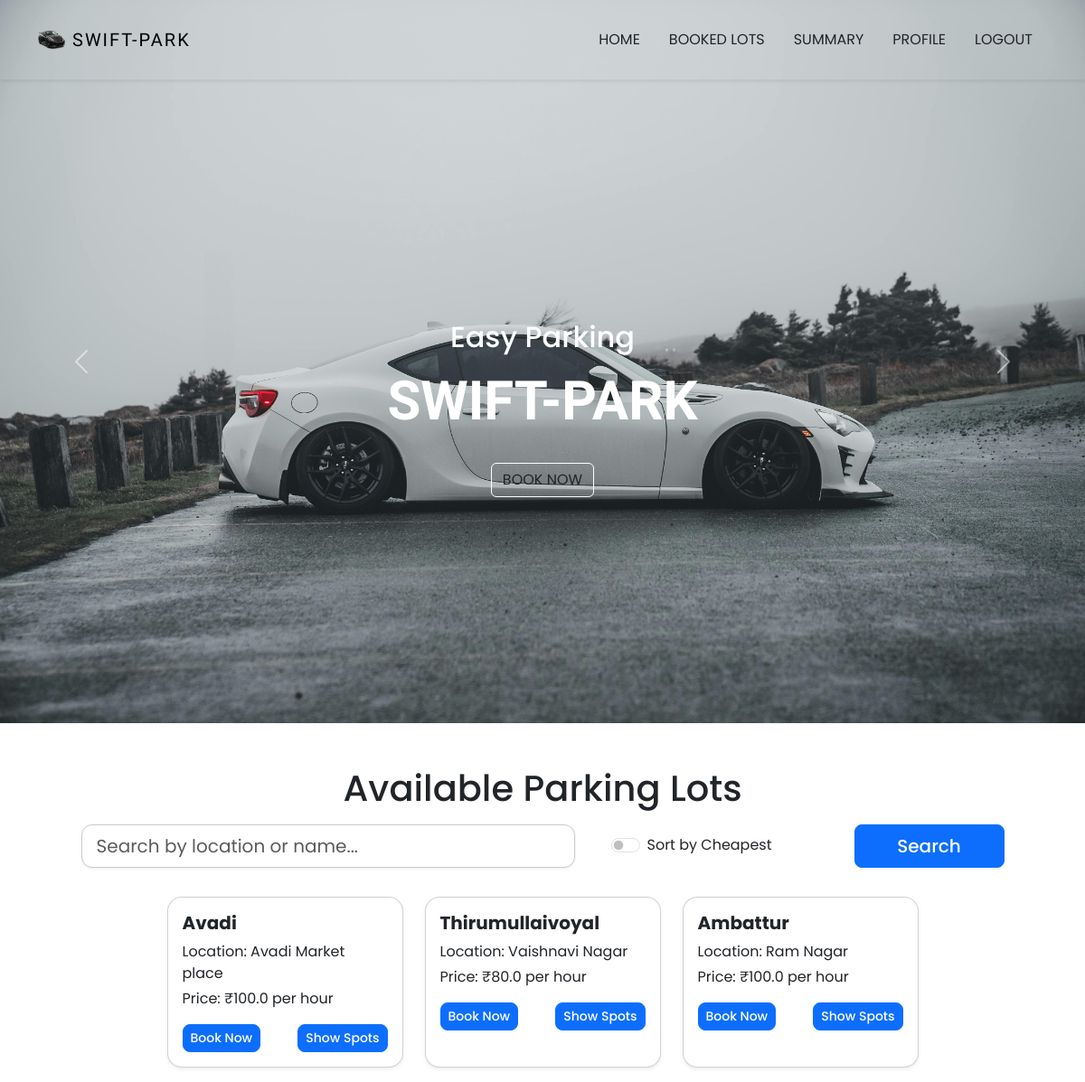
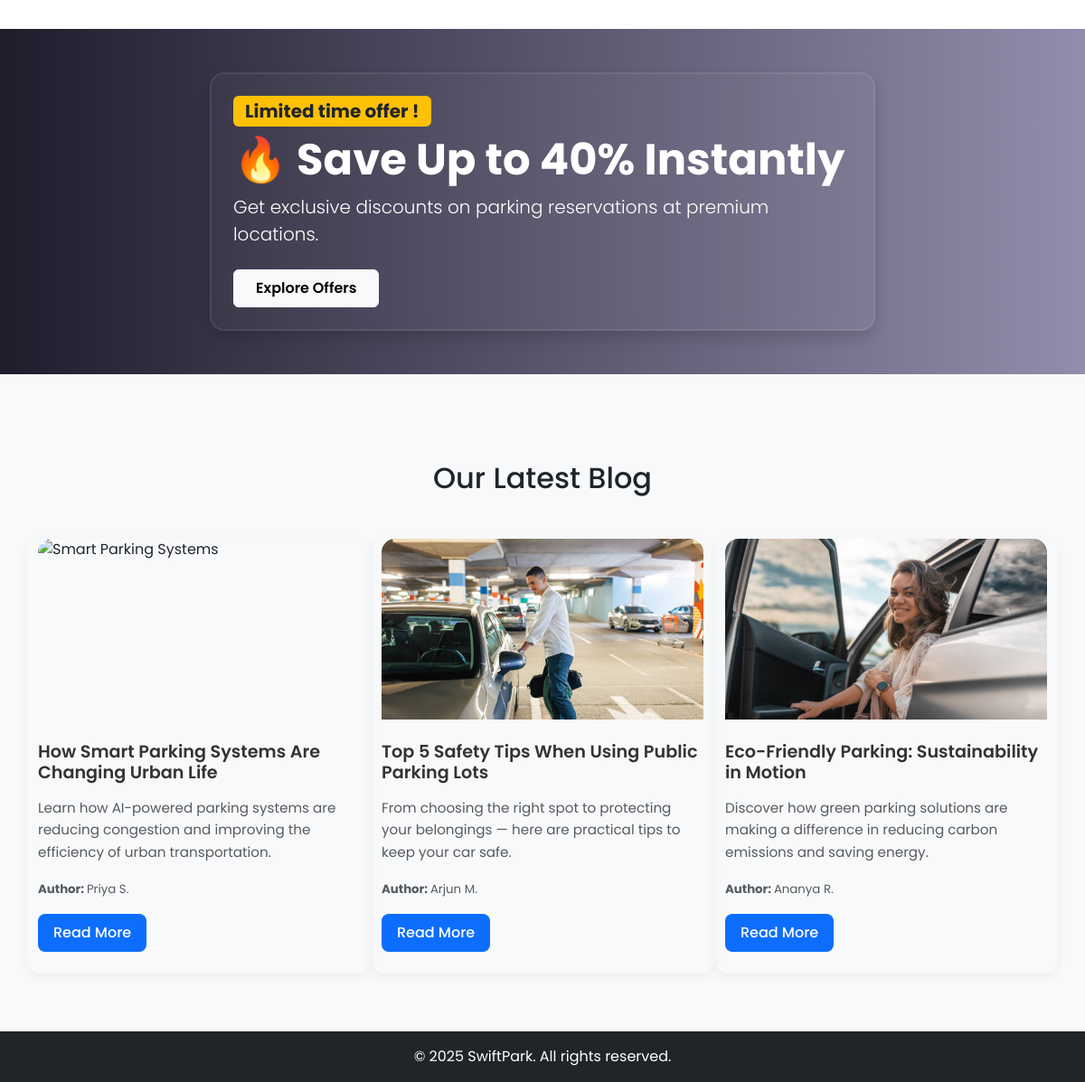
/user (signed in), run on the app's committed database (2 pictures, top to bottom).
### WorkSpace/models.py (models this page shows, shortened)
class ParkingLot(db.Model):
    id = db.Column(db.Integer, primary_key=True)
    prime_location_name = db.Column(db.String(150), nullable=False)
    price = db.Column(db.Float, nullable=False)
    address = db.Column(db.String(250), nullable=False)
    pin_code = db.Column(db.Integer, nullable=False)
    maximun_number_of_spots = db.Column(db.Integer, nullable=False)
    spots = db.relationship('ParkingSpot', backref='lot', lazy=True)
    reservations = db.relationship('Reservation', backref='lot', lazy=True)

### WorkSpace/routes.py (the view)
@routes.route('/user')
@login_required
def user():
    if current_user.role != 'user':
        flash('You are not authorized to access this page', 'error')
        return redirect(url_for('auth.login'))
    lots = ParkingLot.query.all()
    return render_template('user.html', current_user=current_user, lots=lots)

### WorkSpace/templates/user.html (shortened to what this page needs)
{% extends "base.html" %}
{% block content %}
<header id = "header-user" class = "vh-100 carousel slide" data-bs-ride = "carousel" style = "padding-top: 104px;">
        <div class = "container h-100 d-flex align-items-center carousel-inner">
            <div class = "text-center carousel-item active">
                <h2 class = "text-capitalize text-white">Easy parking</h2>
                <h1 class = "text-uppercase py-2 fw-bold text-white">Swift-park</h1>
                <a href = "#parking" class = "btn mt-3 text-uppercase">book now</a>
            </div>
        </div>
        <button class = "carousel-control-prev" type = "button" data-bs-target="#header-user" data-bs-slide = "prev">
            <span class = "carousel-control-prev-icon"></span>
        </button>
        <button class = "carousel-control-next" type = "button" data-bs-target="#header-user" data-bs-slide = "next">
            <span class = "carousel-control-next-icon"></span>
        </button>
    </header>
<div class="container mt-5 text-center">
    <h1 class="mb-3">Available Parking Lots</h1>
    <form method="GET" action="{{ url_for('routes.user_search_form') }}">
    <div class="row justify-content-center mb-4">
        <div class="col-md-6 col-sm-8 mb-2">
            <input type="text" name="search" class="form-control form-control-lg"
                   placeholder="Search by location or name..." value="{{ search }}">
        </div>
        <div class="col-md-3 col-sm-4 mb-2 d-flex align-items-center">
            <div class="form-check form-switch ms-3">
                <input class="form-check-input" type="checkbox" name="sort" id="sortCheapest" value="cheapest" {% if sort == 'cheapest' %}checked{% endif %}>
                <label class="form-check-label" for="sortCheapest">
                Sort by Cheapest
                </label>
            </div>
        </div>
        <div class="col-md-2 col-sm-4">
            <button type="submit" class="btn btn-primary btn-lg w-100">Search</button>
        </div>
    </div>
    </form>
    {% if lots %}
    <div class="row justify-content-center g-4" >
        {% for lot in lots %}
        <div class="col-12 col-sm-6 col-md-4 col-lg-3 d-flex justify-content-center" >
            <div class="card shadow-sm w-100">
                <div class="card-body text-start">
                    <h5 class="card-title fw-bold">{{ lot.prime_location_name }}</h5>
                    <p class="card-text mb-1">Location: {{ lot.address }}</p>
                    <p class="card-text mb-3">Price: ₹{{ lot.price }} per hour</p>
                    <div class="d-flex justify-content-between">
                        <a href="{{ url_for('routes.reserve_spot' , lot_id = lot.id)}}" class="btn btn-primary btn-sm ">Book Now</a>
                        <a href="{{url_for('routes.show_spots' , lot_id = lot.id)}}" class="btn btn-primary btn-sm ms-2">Show Spots</a>
                    </div>
                </div>
            </div>
        </div>
        {% endfor %}
    </div>
    {% endif %}
</div>
<section id="offer-banner" class="py-5 mt-5 text-white">
    <div class="container">
        <div class="row d-flex align-items-center justify-content-center text-center text-lg-start">
            <div class="col-lg-8">
                <div class="offer-content p-4 rounded-4 shadow">
                    <span class="badge bg-warning text-dark mb-2 fs-5">Limited time offer ! </span>
                    <h2 class="display-5 fw-bold">🔥 Save Up to 40% Instantly</h2>
                    <p class="lead mb-4">Get exclusive discounts on parking reservations at premium locations.</p>
                    <a href="#" class="btn btn-light px-4 py-2 fw-semibold">Explore Offers</a>
                </div>
            </div>
        </div>
    </div>
</section>
<section id="blogs" class="py-5">
    <div class="container">
        <div class="title text-center py-5">
            <h2 class="position-relative d-inline-block">Our Latest Blog</h2>
        </div>
        <div class="row g-4">
            <div class="card border-0 col-md-6 col-lg-4 bg-transparent my-3">
                <img src="{{ url_for('static' , filename = 'images/blog_img_3.jpeg')}}" alt="Smart Parking Systems">
                <div class="card-body px-0">
                    <h4 class="card-title">How Smart Parking Systems Are Changing Urban Life</h4>
                    <p class="card-text mt-3 text-muted">
                        Learn how AI-powered parking systems are reducing congestion and improving the efficiency of urban transportation.
                    </p>
                    <p class="card-text">
                        <small class="text-muted">
                            <span class="fw-bold">Author: </span>Priya S.
                        </small>
                    </p>
                    <a href="#" class="btn">Read More</a>
                </div>
            </div>
            <div class="card border-0 col-md-6 col-lg-4 bg-transparent my-3">
                <img src="{{ url_for('static' , filename = 'images/blog_img_1.jpg')}}" alt="Parking Safety Tips">
                <div class="card-body px-0">
                    <h4 class="card-title">Top 5 Safety Tips When Using Public Parking Lots</h4>
                    <p class="card-text mt-3 text-muted">
                        From choosing the right spot to protecting your belongings — here are practical tips to keep your car safe.
                    </p>
                    <p class="card-text">
                        <small class="text-muted">
                            <span class="fw-bold">Author: </span>Arjun M.
                        </small>
                    </p>
                    <a href="#" class="btn">Read More</a>
                </div>
            </div>
            <div class="card border-0 col-md-6 col-lg-4 bg-transparent my-3">
                <img src="{{ url_for('static' , filename = 'images/blog_img_2.jpg')}}" alt="Eco-Friendly Parking">
                <div class="card-body px-0">
                    <h4 class="card-title">Eco-Friendly Parking: Sustainability in Motion</h4>
                    <p class="card-text mt-3 text-muted">
                        Discover how green parking solutions are making a difference in reducing carbon emissions and saving energy.
                    </p>
                    <p class="card-text">
                        <small class="text-muted">
                            <span class="fw-bold">Author: </span>Ananya R.
                        </small>
                    </p>
                    <a href="#" class="btn">Read More</a>
                </div>
            </div>
        </div>
    </div>
</section>
{% endblock %}

### WorkSpace/static/styling/styles.css (style rules this page uses)
:root { --lg-font: 'Kaisei Tokumin', serif; --sm-font: 'Poppins', sans-serif; --color: --white; }
body { font-family: 'Poppins' , 'sans-serif'; }
#header-user { background: url(../images/pexels-introspectivedsgn-32482259.jpg) top/cover no-repeat; }
.carousel-inner h1 { font-size: 60px; font-family: var(--lg-font); }
.carousel-item .btn { border-color: #fff!important; }
.title h2::before { position: absolute; content: ""; width: 4px; height: 50px; background-color: var(--pink); left: -20px; top: 50%; -webkit-transform: translateY(-50%); -ms-transform: translateY(-50%); transform: translateY(-50%); }
#offer-banner { background: linear-gradient(to right, #1f1c2c, #928dab); padding: 80px 0; }
.offer-content { background-color: rgba(255, 255, 255, 0.03); border: 2px solid rgba(255, 255, 255, 0.08); box-shadow: 0 10px 30px rgba(0, 0, 0, 0.3); border-radius: 20px; backdrop-filter: blur(8px); padding: 40px; }
form .form-control { border-radius: 12px; border: 1px solid #ccc; box-shadow: 0 1px 3px rgba(0,0,0,0.08); transition: border 0.3s; }
.card { transition: transform 0.2s ease, box-shadow 0.3s ease; border-radius: 16px; }
.btn-primary { border-radius: 8px; font-weight: 500; }
#blogs { background: #f8f9fa; }
#blogs .card { border-radius: 15px; background: #fff; transition: transform 0.3s ease, box-shadow 0.3s ease; box-shadow: 0 4px 12px rgba(0, 0, 0, 0.05); }
#blogs .card img { border-top-left-radius: 15px; border-top-right-radius: 15px; height: 200px; object-fit: cover; width: 100%; }
#blogs .card-body { padding: 1.5rem; }
#blogs .card-title { font-size: 1.2rem; font-weight: 600; color: #333; }
#blogs .card-text { font-size: 0.95rem; line-height: 1.6; }
#blogs .btn { background-color: #0d6efd; color: white; padding: 0.5rem 1rem; font-weight: 500; border-radius: 8px; transition: background-color 0.3s ease; text-decoration: none; }

### data on the page
ParkingLot: prime_location_name "Avadi", address "Avadi Market place", price "100.0"
ParkingLot: prime_location_name "Thirumullaivoyal", address "Vaishnavi Nagar", price "80.0"
ParkingLot: prime_location_name "Ambattur", address "Ram Nagar", price "100.0"
